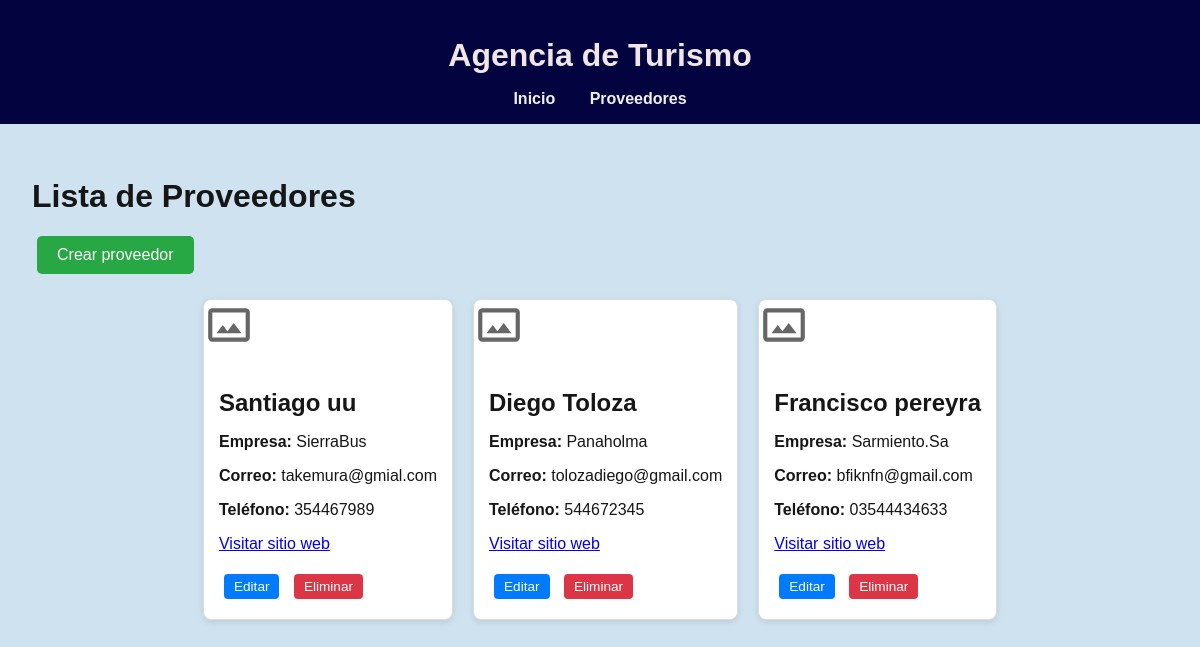
The app's page /listar/ with its own data.
### Proveedores/models.py (models this page shows, shortened)
class Proveedor(models.Model):
    nombre = models.CharField(max_length=100)
    apellido = models.CharField(max_length=100)
    telefono = models.CharField(max_length=20)
    correo = models.EmailField(max_length=200)
    empresa = models.CharField(max_length=100)
    sitio_web = models.URLField(max_length=200)

### Proveedores/views.py (the view)
# urls.py: path('listar/', views.Listar_Proveedores, name='Listar_Proveedores'),
def Listar_Proveedores(request):
    proveedor = Proveedor.objects.all()
    return render(request, "proveedores.html", {"proveedores": proveedor})

### Proveedores/templates/proveedores.html (shortened to what this page needs)
{% extends "base.html" %}
{% load static %}
{% block content %}
<h1>Lista de Proveedores</h1>
<a href="{% url 'crear_proveedores' %}" class="boton crear">Crear proveedor</a>
<div class="card-container">
    {% for proveedor in proveedores %}
    <div class="card">
        <div class="imgcontainer">
        </div>
        <div class="card-body">
            <h2 class="card-title">{{ proveedor.nombre }} {{ proveedor.apellido }}</h2>
            <p><strong>Empresa:</strong> {{ proveedor.empresa }}</p>
            <p><strong>Correo:</strong> {{ proveedor.correo }}</p>
            <p><strong>Teléfono:</strong> {{ proveedor.telefono }}</p>
            <p><a href="{{ proveedor.sitio_web }}" target="_blank">Visitar sitio web</a></p>
            <div class="card-buttons">
                <a href="{% url 'editar_proveedores' proveedor.id %}" class="btn btn-primary btn-sm">Editar</a>
                <a href="{% url 'eliminar_proveedores' proveedor.id %}" class="btn btn-danger btn-sm">Eliminar</a>
            </div>
        </div>
    </div>
    {% empty %}
    <p>No hay proveedores registrados.</p>
    {% endfor %}
</div>
{% endblock %}

### Proveedores/templates/base.html (shortened to what this page needs)
{% load static %}
<!DOCTYPE html>
<html lang="es">
<head>
    <link rel="stylesheet" href="{% static 'estilos.css' %}">
</head>
<body>
    <header>
        <h1>Agencia de Turismo</h1>
        <nav>
            <a href="{% url 'principal' %}">Inicio</a>
            <a href="{% url 'Listar_Proveedores' %}">Proveedores</a>
        </nav>
    </header>
    <main>
        {% block content %}{% endblock %}
    </main>
</body>
</html>

### Proveedores/static/estilos.css (style rules this page uses)
html, body { height: 100%; margin: 0; display: flex; flex-direction: column; }
main { flex: 1; }
body { font-family: Arial, sans-serif; background-color: rgb(206, 226, 240); color: rgb(22, 22, 22); margin: 0; padding: 0; }
header { background-color: #02033f; color: rgb(241, 230, 230); padding: 1rem; text-align: center; }
nav { margin-top: 10px; }
nav a { margin: 0 15px; color: rgb(241, 239, 239); text-decoration: none; font-weight: bold; }
h1 { font-size: 2em; margin-bottom: 0.5em; }
main { padding: 2rem; }
.boton, .btn { display: inline-block; padding: 10px 20px; margin: 5px; color: rgb(253, 250, 250); text-decoration: none; border: none; border-radius: 5px; font-size: 1rem; cursor: pointer; background-color: #036875; }
.boton.crear, .btn-success { background-color: #28a745; }
.boton.actualizar, .btn-primary { background-color: #007bff; }
.boton.eliminar, .btn-danger { background-color: #dc3545; }
.card-container { display: flex; justify-content: center; align-items: center; gap: 20px; margin-top: 20px; }
.card { border: 1px solid #ddd; border-radius: 8px; box-shadow: 0 2px 6px rgba(0,0,0,0.1); overflow: hidden; background-color: #fff; display: flex; flex-direction: column; height: 100%; }
.card-body { padding: 15px; flex-grow: 1; }
.card-title { font-weight: bold; margin-bottom: 10px; }
.card-buttons { margin-top: 10px; }
.card-buttons a { margin-right: 5px; padding: 5px 10px; font-size: 0.85rem; border-radius: 4px; color: white; text-decoration: none; display: inline-block; }
.btn-primary { background-color: #007bff; }
.btn-danger { background-color: #dc3545; }

### records on screen
Proveedor: nombre "Santiago", apellido "uu", empresa "SierraBus", correo "takemura@gmial.com", telefono "354467989"
Proveedor: nombre "Diego", apellido "Toloza", empresa "Panaholma", correo "tolozadiego@gmail.com", telefono "544672345"
Proveedor: nombre "Francisco", apellido "pereyra", empresa "Sarmiento.Sa", correo "bfiknfn@gmail.com", telefono "03544434633"
